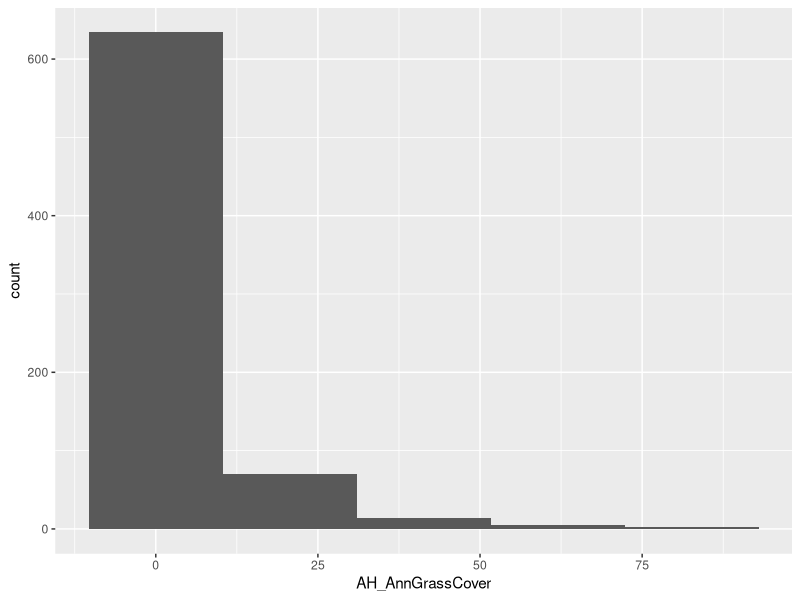
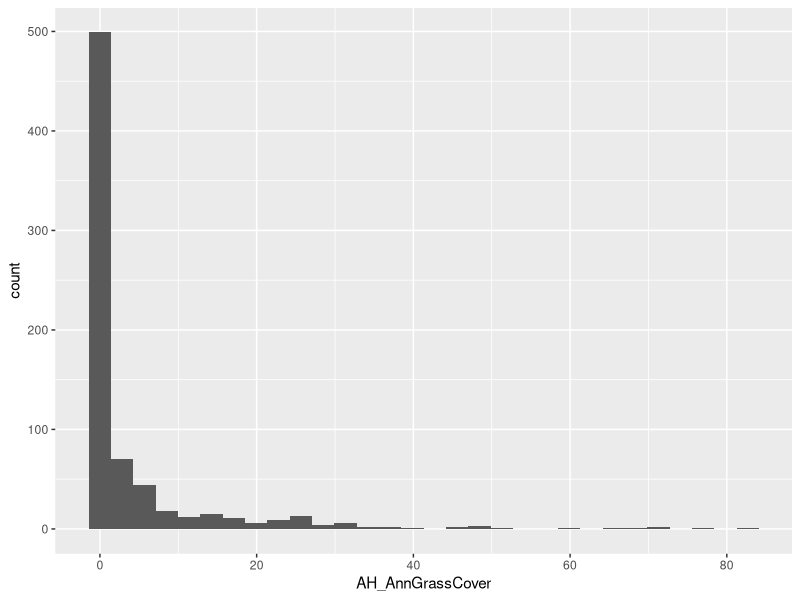
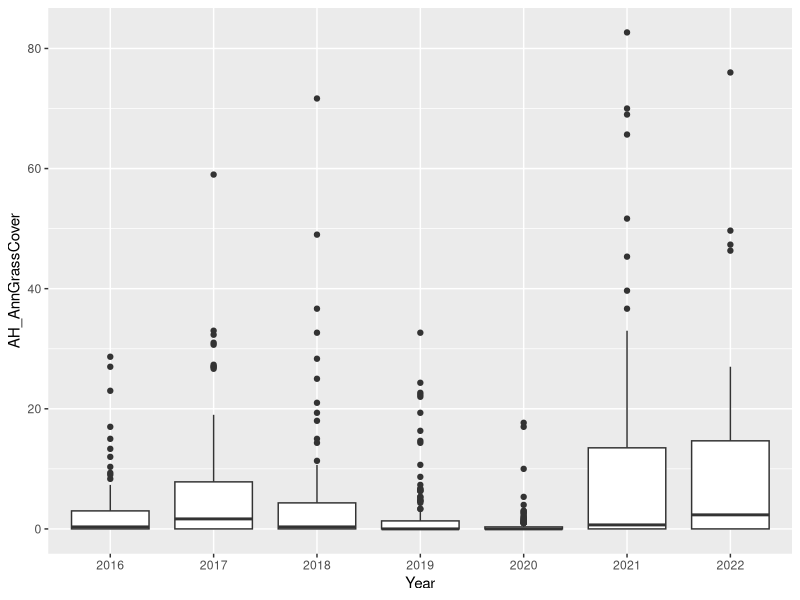
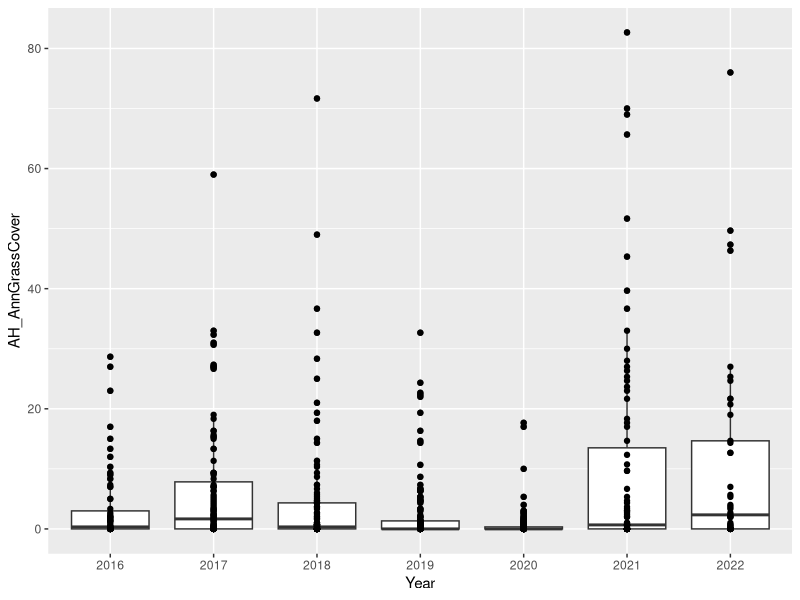
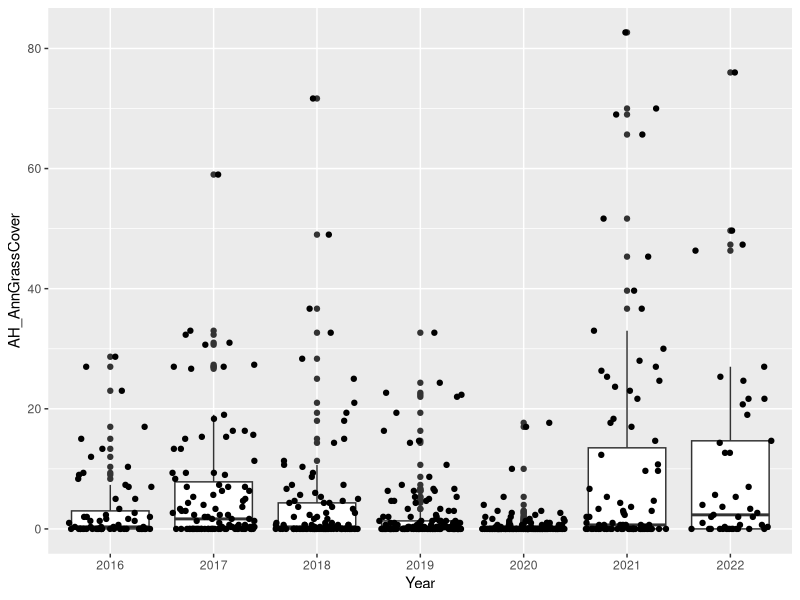
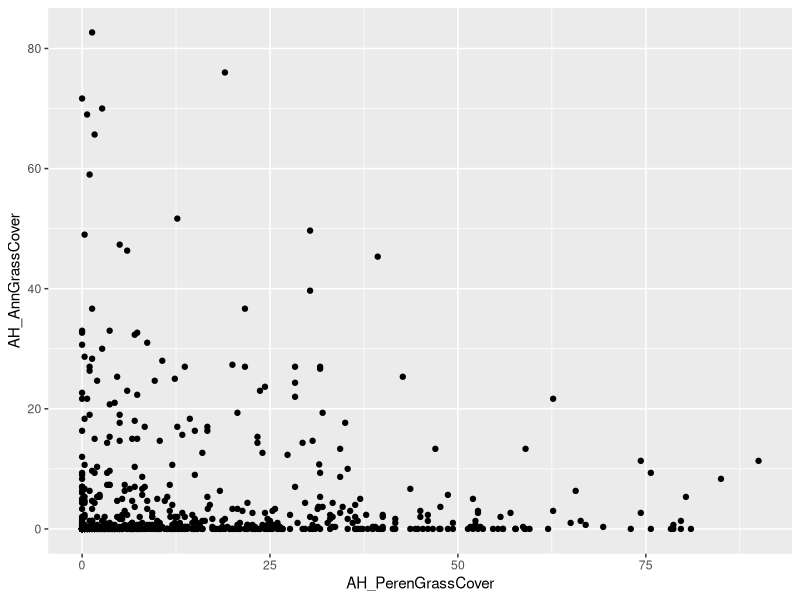
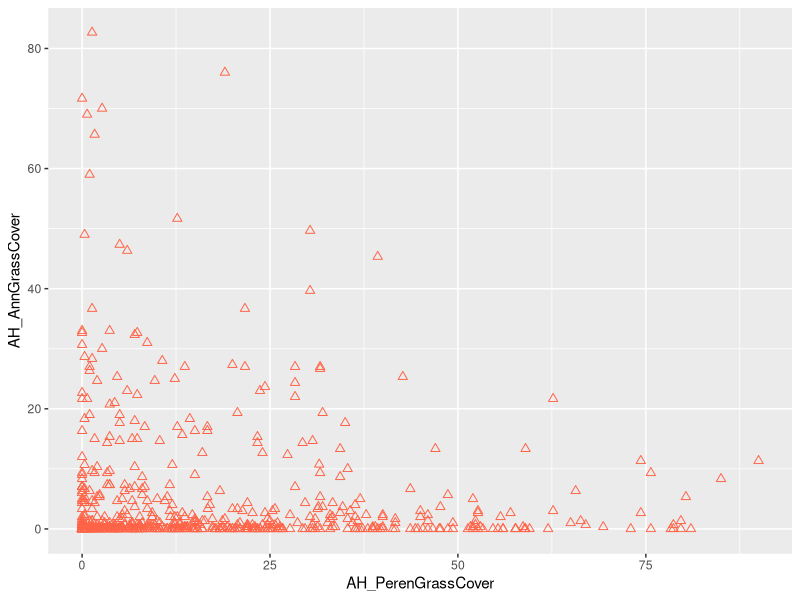
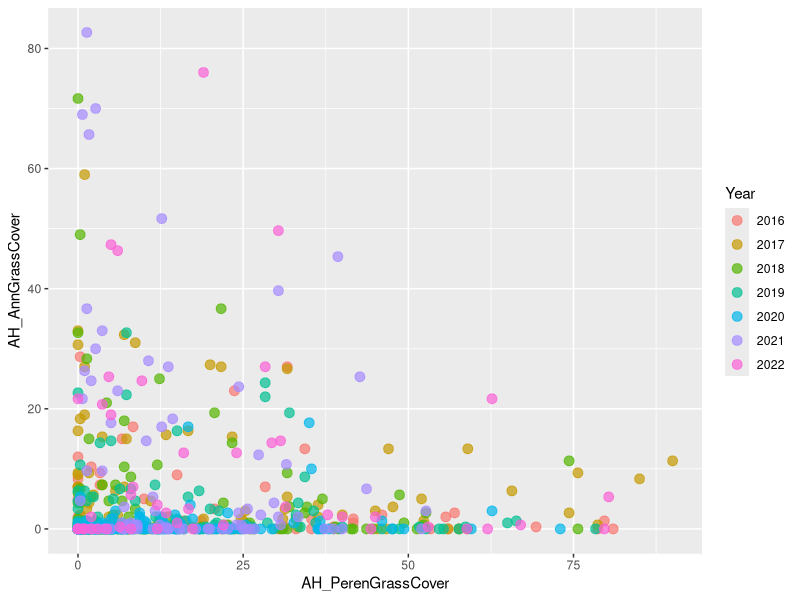

The R script that drew these images, in order:
## ---- chunk 1
## these are comments and notes
# anything following a hashtag is a comment. This is just text
# use this for notes within code, troubleshooting 
## ---- chunk 2
# install.packages("tidyverse") #run this! only once, good practice to run in the console
## ---- chunk 3
library(tidyverse)
## ---- chunk 4
?readr
?mutate
## ---- chunk 5
getwd()
## ---- chunk 6
setwd("C:/Users/Leah/OneDrive - University of Idaho/Other/Tidyverse_workshop/2024")
#customize to your own file path
setwd("C:/Users/gharrison/OneDrive - USDA/Documents/R scripts/RinRange_workshop_srm24/Download_1.23.2024/RinRangelands-main (2)/RinRangelands-main/Part1")
## ---- chunk 7
indicator_data = read_csv("RinRange_newID_indicator.csv")
climate_data = read_csv("RinRange_Pt1Data_climate_mlra42.csv")
## ---- chunk 8
head(indicator_data)
view(indicator_data)

head(climate_data)
view(climate_data)
## ---- chunk 9
indicator_data = indicator_data %>% select(PrimaryKey, DBKey, DateVisited, corrected_ecosite_id,8:9, 14:15, starts_with("AH"), starts_with("Hgt"))
## ---- chunk 10
climate_data = climate_data %>% select(-c(5:9))
head(climate_data)
## ---- chunk 11
indicator_data = indicator_data %>% mutate(DateVisited = as.Date(DateVisited))
head(indicator_data)
## ---- chunk 12
indicator_data = indicator_data %>% mutate(Year = as.factor(year(DateVisited)))
head(indicator_data)
## ---- chunk 13
indicator_data = indicator_data %>% arrange(Year, BareSoilCover)
## ---- chunk 14
indicator_filter = indicator_data %>% filter(Year == 2011 & BareSoilCover >= 50)
view(indicator_filter)
## ---- chunk 15
WoodyHeight_NA_Rows = indicator_data %>% filter(is.na(Hgt_Woody_Avg))
## ---- chunk 16
indicator_data = indicator_data %>% mutate(Hgt_Herbaceous_Avg = replace(Hgt_Herbaceous_Avg, is.na(Hgt_Herbaceous_Avg), 0))
## ---- chunk 17
climate_data_renamed = climate_data %>% pivot_wider(names_from = "Property", values_from = "Average")
## ---- chunk 18
climate_data_long = climate_data_renamed %>% pivot_longer(c("mean annual precipitation", "frost free days", "freeze free days"), names_to = "Property", values_to = "Average")%>% distinct()
## ---- chunk 19
all_data = indicator_data %>% inner_join(climate_data_renamed, by = c("corrected_ecosite_id" = "Ecological site legacy ID"))
view(all_data)
## ---- chunk 20
all_data = indicator_data %>% mutate(Year = as.factor(year(DateVisited))) %>%
  inner_join(climate_data %>% 
               pivot_wider(names_from = "Property", values_from = "Average"), 
             by = c("corrected_ecosite_id" = "Ecological site legacy ID"))
## ---- chunk 21
herb_height_year = all_data %>% 
                    group_by(Year) %>%
                    summarise( Herb_Height= mean(Hgt_Herbaceous_Avg))

herb_height_year
## ---- chunk 22
final_data <- all_data
## ---- chunk 23
#we can pipe in ggplot2!
final_data %>% #pipe in our data here
  ggplot() + #then call ggplot and add on our mapping and aesthetics 
  geom_histogram(aes(x = AH_AnnGrassCover), bins = 5) #our variable of interest goes on the x axis and we can assign the bin size.
## ---- chunk 24
#change the bin size to 10
final_data %>% 
  ggplot() + 
  geom_histogram(aes(x = AH_AnnGrassCover), bins = ) 
## ---- chunk 25

final_data %>%
  ggplot() + 
  geom_boxplot(aes(x = Year, y = AH_AnnGrassCover)) #instead of a histogram, we'll call a box plot with x as our year factor variable and AH_AnnGrassCover on the y axis
## ---- chunk 26
final_data %>%
  ggplot(aes(x = Year, y = AH_AnnGrassCover)) + #we can assign x and y in the ggplot call and it will carry over into all our subsequent geoms
  geom_boxplot() + 
  geom_point() #add raw data as points
## ---- chunk 27
final_data %>%
  ggplot(aes(x = Year, y = AH_AnnGrassCover)) + 
  geom_boxplot() + 
  geom_jitter() #add jittered points
## ---- chunk 28
final_data %>%
ggplot(aes(x = AH_PerenGrassCover, y = AH_AnnGrassCover)) +
  geom_point() #now we have AH_PerenGrassCover as our X variable and AH_AnnGrassCover as our y variable
## ---- chunk 29
final_data %>%
  ggplot(aes(x = AH_PerenGrassCover, y = AH_AnnGrassCover)) + 
  geom_point(
             color = 'tomato', size = 2, pch = 2) #color, size of points, pch = shape of point can go outside the aes() function.

## ---- chunk 30
final_data %>%
  ggplot(aes(x = AH_PerenGrassCover, y = AH_AnnGrassCover, color = Year)) + #change color by year
  geom_point(size = 3, alpha = 0.7) # make  points semi transparent to help with overlap
## ---- chunk 31
final_data %>%
  ggplot(aes(x = AH_PerenGrassCover, y = AH_AnnGrassCover, color = Year)) + 
  geom_point(size = 3, alpha = 0.7) +
  theme_bw(13) #add a theme and base size to change the background color and font
## ---- chunk 32
# remove the hashtags from the lines below (fun trick, highlight lines and press 'ctrl + shift + C')


# final_data %>%
#   ggplot(aes(x = AH_PerenGrassCover, y = AH_AnnGrassCover, color = Year)) + 
#   geom_point( size = , alpha = ) +
#   theme_bw(13)

## ---- chunk 33
final_data %>%
  ggplot() + 
  geom_point(aes(x = AH_PerenGrassCover, y = AH_AnnGrassCover, color = Year), 
             size = 3, alpha = 0.7) +
  theme_bw(13)+
  ggtitle("clever title here") + #add title 
  xlab("perennial grass cover") + #add x label
  ylab("invasive annual grass cover") #add y label

## ---- chunk 34

final_data %>%
  ggplot(aes(x = sqrt(AH_PerenGrassCover), y = sqrt(AH_AnnGrassCover), color = Year), #sqrt variables for easier visualization
             size = 3, alpha = 0.7) + 
  geom_point()+ 
  geom_smooth(method = "lm", se = FALSE)+ #add a smoothed term and remove grey confidence intervals
  theme_bw(13)+
  ggtitle("Scatter plot of range data") + 
  xlab("sqrt(perennial grass cover)") + 
  ylab("sqrt(invasive annual grass cover)") 
## ---- chunk 35
final_data %>%
  ggplot(aes(x = sqrt(AH_PerenGrassCover), y = sqrt(AH_AnnGrassCover), color = Year), #sqrt variables for easier visualization
             size = 3, alpha = 0.7) + 
  geom_point()+ 
  theme_bw(13)+
  ggtitle("Scatter plot of range data") + 
  xlab("sqrt(perennial grass cover)") + 
  ylab("sqrt(invasive annual grass cover)") +
  facet_wrap(facets = vars(Year))
## ---- chunk 36
#first we need to assign our plot to an object that we can export.
my_plot <- final_data %>%
  ggplot(aes(x = sqrt(AH_PerenGrassCover), y = sqrt(AH_AnnGrassCover), color = Year), #sqrt variables for easier visualization
             size = 3, alpha = 0.7) + 
  geom_point()+ 
  theme_bw(13)+
  ggtitle("Scatter plot of range data") + 
  xlab("sqrt(perennial grass cover)") + 
  ylab("sqrt(invasive annual grass cover)") +
  facet_wrap(facets = vars(Year))

ggsave("my_awesome_plot.png", my_plot, width = 15, height = 10)
## ---- chunk 37
#final_data %>%
#  ggplot() +

